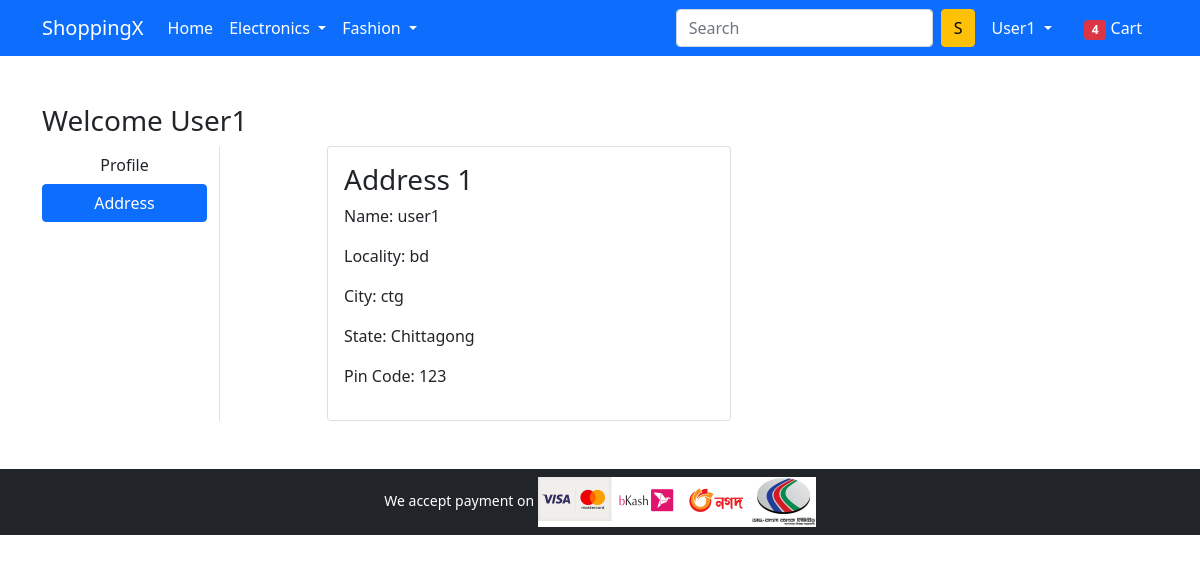
The page /address/ (signed in) on the database as committed earlier.
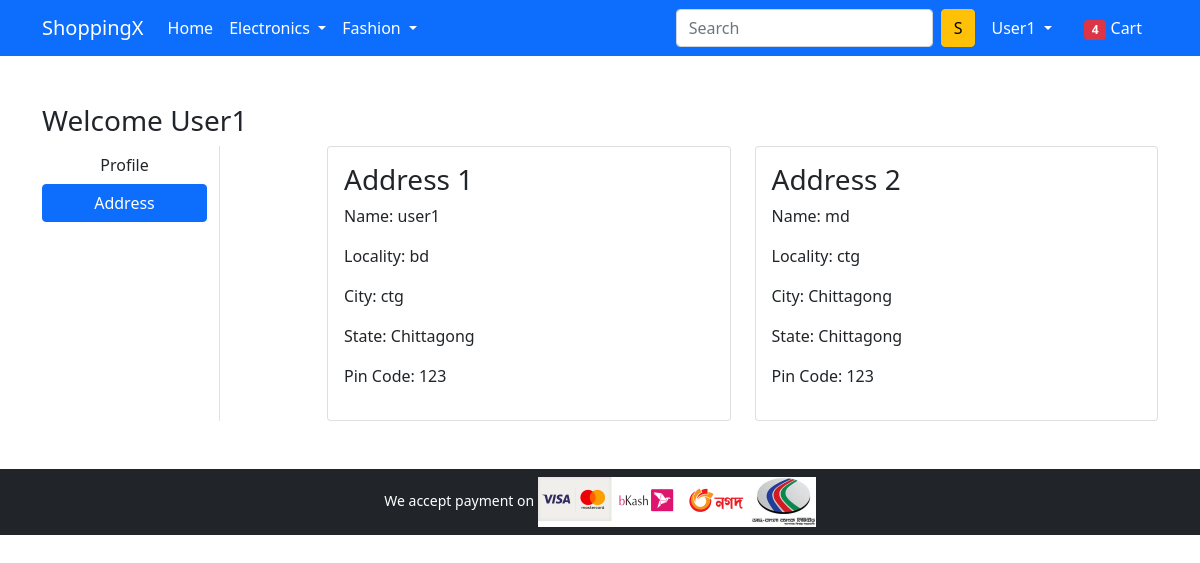
The same page on the database as committed later.
### app/models.py (models this page shows, shortened)
class Customer(models.Model):
    user = models.ForeignKey(User, on_delete=models.CASCADE)
    name = models.CharField(max_length=200)
    locality = models.CharField(max_length=200)
    city = models.CharField(max_length=50)
    zipcode = models. IntegerField()
    state = models.CharField(choices=STATE_CHOICES, max_length=50)

### app/views.py (the view)
# urls.py: path('address/', views.address, name='address'),
def address(request):
    add = Customer.objects.filter(user=request.user)
    return render(request, 'app/address.html', {'add': add, 'active': 'btn-primary'})

### app/templates/app/address.html (shortened to what this page needs)
{% extends 'app/base.html' %}
{% load static %}
{% block main-content %}
<div class="container my-5">
 <div class="row">
 <h3>Welcome <span class="text-capitalize">{{request.user}}</span> </h3>
  <div class="col-sm-2 border-end">
   <ul class="list-unstyled">
    <li class="d-grid"><a href="{% url 'profile' %}" class="btn">Profile</a></li>
    <li class="d-grid"><a href="{% url 'address' %}" class="btn {{active}}">Address</a></li>
   </ul>
  </div>
  <div class="col-sm-9 offset-sm-1">
   <div class="row">
   {% for ad in add %}
    <div class="col-sm-6">
     <div class="card">
      <div class="card-body">
       <h3>Address {{forloop.counter}}</h3>
       <p>Name: {{ad.name}}</p>
       <p>Locality: {{ad.locality}}</p>
       <p>City: {{ad.city}}</p>
       <p>State: {{ad.state}}</p>
       <p>Pin Code: {{ad.zipcode}}</p>
      </div>
     </div>
    </div>
   {% endfor %}
   </div>
  </div>
 </div>
</div>
{% endblock main-content %}

Rows that differ between the two databases and show on the page:
added Customer: name "md", locality "ctg", city "Chittagong", state "Chittagong", zipcode "123"
